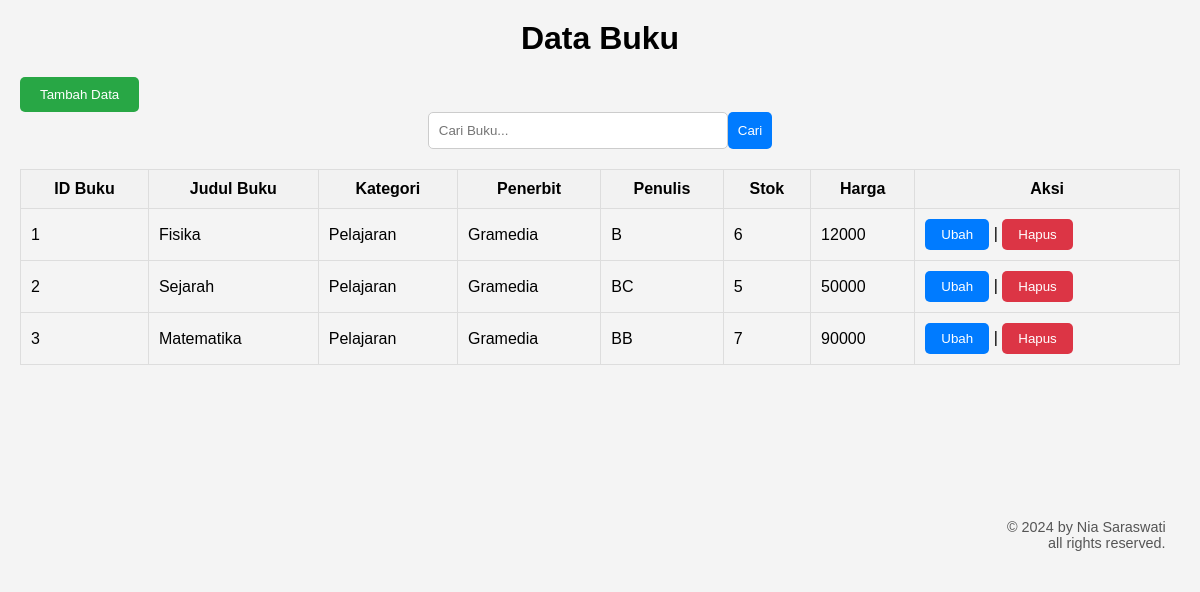
The page / on the database its author committed.
### tables this page shows
CREATE TABLE `tb_databuku` (
  `id_buku` char(10) NOT NULL,
  `judul_buku` varchar(100) NOT NULL,
  `kategori` varchar(100) NOT NULL,
  `penerbit` varchar(100) NOT NULL,
  `penulis` varchar(100) NOT NULL,
  `stok` int(11) NOT NULL,
  `harga` int(11) NOT NULL
);

### index.php (the view, shortened to what this page needs)
<!DOCTYPE html>
<html lang="en">
<head>
</head>
<body>
    <h1>Data Buku</h1>
    <a href="tambah.php"><button>Tambah Data</button></a>
    <form action="" method="GET">
        <input type="text" name="search" placeholder="Cari Buku...">
        <button type="submit">Cari</button>
    </form>
    <table border="1">
        <tr>
            <th>ID Buku</th>
            <th>Judul Buku</th>
            <th>Kategori</th>
            <th>Penerbit</th>
            <th>Penulis</th>
            <th>Stok</th>
            <th>Harga</th>
            <th>Aksi</th>
        </tr>
        <?php
        include 'koneksi.php';
        $search = isset($_GET['search']) ? $_GET['search'] : '';
        $sql = "SELECT * FROM tb_databuku
                WHERE id_buku LIKE '%$search%'
                OR judul_buku LIKE '%$search%'
                OR kategori LIKE '%$search%'
                OR penerbit LIKE '%$search%'
                OR penulis LIKE '%$search%'
                OR stok LIKE '%$search%'
                OR harga LIKE '%$search%'
                ";
        $result = $conn->query($sql);
        if ($result->num_rows > 0) {
            while ($row = $result->fetch_assoc()) {
                echo "<tr>";
                echo "<td>" . $row["id_buku"] . "</td>";
                echo "<td>" . $row["judul_buku"] . "</td>";
                echo "<td>" . $row["kategori"] . "</td>";
                echo "<td>" . $row["penerbit"] . "</td>";
                echo "<td>" . $row["penulis"] . "</td>";
                echo "<td>" . $row["stok"] . "</td>";
                echo "<td>" . $row["harga"] . "</td>";
                echo "<td>";
                echo "<a href='ubah.php?id=" . $row["id_buku"] . "'><button class='edit-button'>Ubah</button></a> | ";
                echo "<a href='hapus.php?id=" . $row["id_buku"] . "'><button class='delete-button'>Hapus</button></a>";
                echo "</td>";
                echo "</tr>";
            }
        } else {
            echo "<tr><td colspan='8'> Data tidak ditemukan </td></tr>";
        }
        ?>
    </table>
    <footer>
        <p>&copy; 2024 by Nia Saraswati <br> all rights reserved.</p>
    </footer>
</body>
</html>

### index.php (style rules this page uses)
* { margin: 0; padding: 0; box-sizing: border-box; }
body { font-family: Arial, sans-serif; background-color: #f4f4f4; margin: 20px; }
h1 { text-align: center; margin-bottom: 20px; }
table { width: 100%; border-collapse: collapse; }
table, th, td { border: 1px solid #ddd; }
th, td { padding: 10px; }
th { background-color: #f2f2f2; }
form { display: flex; justify-content: center; margin-bottom: 20px; }
input[type="text"], button[type="submit"] { padding: 10px; border-radius: 5px; border: 1px solid #ccc; }
input[type="text"] { width: 300px; }
button[type="submit"] { background-color: #007bff; color: #fff; border: none; cursor: pointer; transition: background-color 0.3s; }
a[href="tambah.php"] button { background-color: #28a745; color: #fff; border: none; padding: 10px 20px; border-radius: 5px; text-decoration: none; transition: background-color 0.3s; }
.edit-button { background-color: #007bff; color: #fff; border: none; padding: 8px 16px; border-radius: 5px; text-decoration: none; transition: background-color 0.3s; }
.delete-button { background-color: #dc3545; color: #fff; border: none; padding: 8px 16px; border-radius: 5px; text-decoration: none; transition: background-color 0.3s; }
footer { background-color: #f4f4f4; margin-top: 12%; padding: 1em; text-align: end; font-size: 0.9em; color: #555; }

### rows shown on the page
tb_databuku: id_buku "1", judul_buku "Fisika", kategori "Pelajaran", penerbit "Gramedia", penulis "B", stok "6", harga "12000"
tb_databuku: id_buku "2", judul_buku "Sejarah", kategori "Pelajaran", penerbit "Gramedia", penulis "BC", stok "5", harga "50000"
tb_databuku: id_buku "3", judul_buku "Matematika", kategori "Pelajaran", penerbit "Gramedia", penulis "BB", stok "7", harga "90000"
